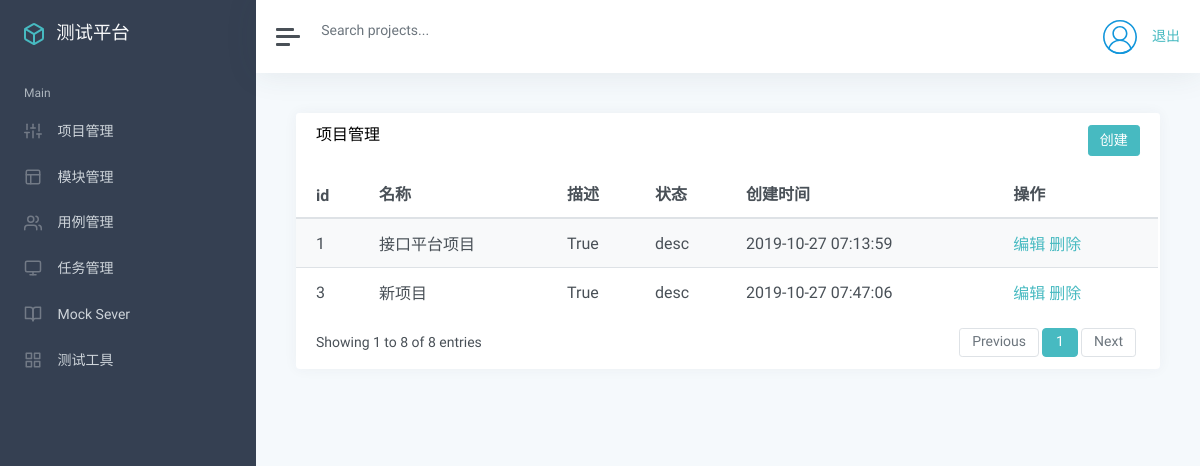
/manage/ (signed in), run on an earlier commit of the app's database.
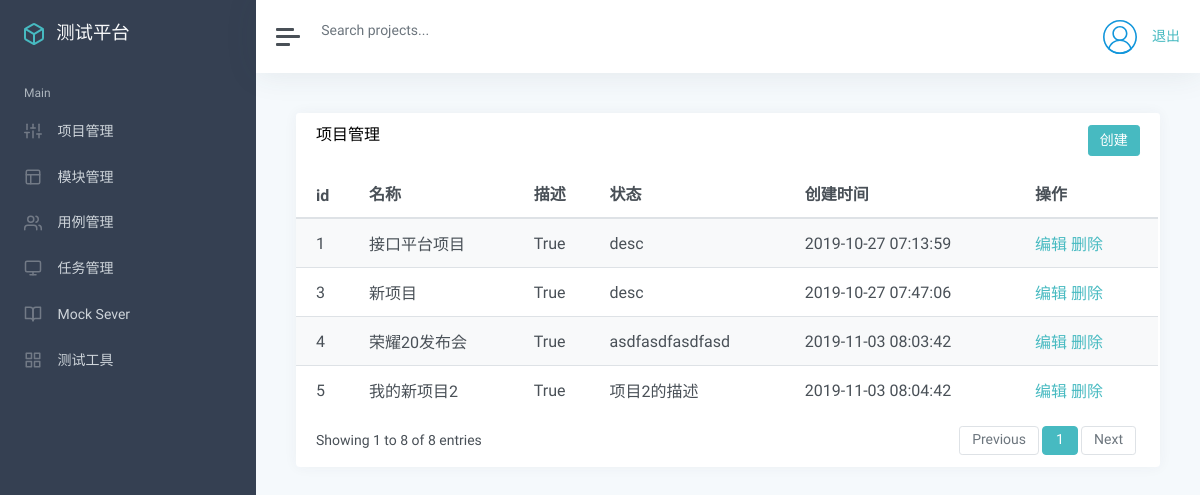
And on a later commit of the database.
### app_manage/models.py (models this page shows, shortened)
class Project(models.Model):
    name = models.CharField("名称", max_length=100, null=False, default="")
    describe = models.TextField("描述", default="")
    status = models.BooleanField("状态", default=True)
    update_time = models.DateTimeField("更新时间", auto_now=True)
    create_time = models.DateTimeField("创建时间", auto_now_add=True)

### app_manage/views/project_view.py (the view)
# urls.py: path('', project_view.list_project),
@login_required
def list_project(request):
    username = request.COOKIES.get('user', '')
    project_list = Project.objects.all()
    return render(request, "project/list.html", {"projects": project_list,
                                                 "user": username})

### templates/project/list.html (shortened to what this page needs)
{% extends "manage.html" %}
{% block manage %}
<div class="card flex-fill">
    <div class="card-header">
        <h5 class="card-title mb-0" style="float:left">项目管理</h5>
        <button onclick="add()" type="button" class="btn btn-primary" style="float:right">创建</button>
    </div>
    <div id="datatables-dashboard-traffic_wrapper" class="dataTables_wrapper dt-bootstrap4 no-footer">
        <div class="row">
            <div class="col-sm-12">
                <table id="datatables-dashboard-traffic" class="table table-striped my-0 dataTable no-footer"
                    role="grid" aria-describedby="datatables-dashboard-traffic_info">
                    <thead>
                        <tr role="row">
                            <th>id</th>
                            <th>名称</th>
                            <th>描述</th>
                            <th>状态</th>
                            <th>创建时间</th>
                            <th>操作</th>
                        </tr>
                    </thead>
                    <tbody>
                        {% for p in projects %}
                        <tr role="row" class="odd">
                            <td>{{ p.id }}</td>
                            <td>{{ p.name }}</td>
                            <td>{{ p.status }}</td>
                            <td>{{ p.describe }}</td>
                            <td>{{ p.create_time |date:"Y-m-d H:i:s"}}</td>
                            <td>
                                <a href="/manage/project_edit/{{p.id}}/">编辑</a>
                                <a href="/manage/project_delete/{{p.id}}/">删除</a>
                            </td>
                        </tr>
                        {% endfor %}
                    </tbody>
                </table>
            </div>
        </div>
        <div class="row">
            <div class="col-sm-12 col-md-5">
                <div class="dataTables_info" id="datatables-dashboard-traffic_info" role="status" aria-live="polite">
                    Showing 1 to 8 of 8 entries
                </div>
            </div>
            <div class="col-sm-12 col-md-7">
                <div class="dataTables_paginate paging_simple_numbers" id="datatables-dashboard-traffic_paginate">
                    <ul class="pagination">
                        <li class="paginate_button page-item previous disabled"
                            id="datatables-dashboard-traffic_previous">
                            <a href="#" aria-controls="datatables-dashboard-traffic" data-dt-idx="0" tabindex="0"
                                class="page-link">Previous</a>
                        </li>
                        <li class="paginate_button page-item active">
                            <a href="#" aria-controls="datatables-dashboard-traffic" data-dt-idx="1" tabindex="0"
                                class="page-link">1</a>
                        </li>
                        <li class="paginate_button page-item next disabled" id="datatables-dashboard-traffic_next">
                            <a href="#" aria-controls="datatables-dashboard-traffic" data-dt-idx="2" tabindex="0"
                                class="page-link">Next</a>
                        </li>
                    </ul>
                </div>
            </div>
        </div>
    </div>
</div>
{% endblock %}

What changed in the data, as far as the page shows it:
added Project: id "4", name "荣耀20发布会", status "True", describe "asdfasdfasdfasd", create_time "2019-11-03 08:03:42"
added Project: id "5", name "我的新项目2", status "True", describe "项目2的描述", create_time "2019-11-03 08:04:42"
